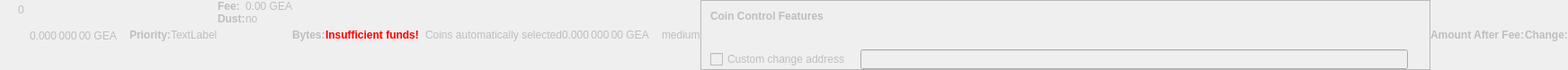
    <widget class="QWidget" name="dummyHideWidget" native="true">
     <property name="enabled">
      <bool>false</bool>
     </property>
     <property name="maximumSize">
      <size>
       <width>100</width>
       <height>22</height>
      </size>
     </property>
     <layout class="QHBoxLayout" name="dummyHideLayout">
      <property name="spacing">
       <number>0</number>
      </property>
      <property name="leftMargin">
       <number>0</number>
      </property>
      <property name="topMargin">
       <number>0</number>
      </property>
      <property name="rightMargin">
       <number>0</number>
      </property>
      <property name="bottomMargin">
       <number>0</number>
      </property>
      <item>
       <layout class="QFormLayout" name="formLayoutCoinControl1">
        <property name="horizontalSpacing">
         <number>10</number>
        </property>
        <property name="verticalSpacing">
         <number>14</number>
        </property>
        <property name="leftMargin">
         <number>10</number>
        </property>
        <property name="topMargin">
         <number>4</number>
        </property>
        <property name="rightMargin">
         <number>6</number>
        </property>
        <item row="0" column="1">
         <widget class="QLabel" name="labelCoinControlBytes">
          <property name="cursor">
           <cursorShape>IBeamCursor</cursorShape>
          </property>
          <property name="contextMenuPolicy">
           <enum>Qt::ActionsContextMenu</enum>
          </property>
          <property name="text">
           <string notr="true">0</string>
          </property>
          <property name="textInteractionFlags">
           <set>Qt::LinksAccessibleByMouse|Qt::TextSelectableByKeyboard|Qt::TextSelectableByMouse</set>
          </property>
         </widget>
        </item>
       </layout>
      </item>
      <item>
       <widget class="QLabel" name="labelCoinControlAfterFee">
        <property name="enabled">
         <bool>false</bool>
        </property>
        <property name="sizePolicy">
         <sizepolicy hsizetype="Fixed" vsizetype="Fixed">
          <horstretch>0</horstretch>
          <verstretch>0</verstretch>
         </sizepolicy>
        </property>
        <property name="minimumSize">
         <size>
          <width>111</width>
          <height>12</height>
         </size>
        </property>
        <property name="maximumSize">
         <size>
          <width>111</width>
          <height>12</height>
         </size>
        </property>
        <property name="cursor">
         <cursorShape>IBeamCursor</cursorShape>
        </property>
        <property name="contextMenuPolicy">
         <enum>Qt::ActionsContextMenu</enum>
        </property>
        <property name="text">
         <string notr="true">0.000 000 00 GEA</string>
        </property>
        <property name="textInteractionFlags">
         <set>Qt::LinksAccessibleByMouse|Qt::TextSelectableByKeyboard|Qt::TextSelectableByMouse</set>
        </property>
       </widget>
      </item>
      <item>
       <widget class="QLabel" name="labelCoinControlPriorityText">
        <property name="enabled">
         <bool>false</bool>
        </property>
        <property name="font">
         <font>
          <weight>75</weight>
          <bold>true</bold>
         </font>
        </property>
        <property name="text">
         <string>Priority:</string>
        </property>
       </widget>
      </item>
      <item>
       <layout class="QHBoxLayout" name="horizontalLayout">
        <item>
         <widget class="QLabel" name="WarningLabel">
          <property name="text">
           <string>TextLabel</string>
          </property>
         </widget>
        </item>
       </layout>
      </item>
      <item>
       <layout class="QFormLayout" name="formLayoutCoinControl3">
        <property name="horizontalSpacing">
         <number>0</number>
        </property>
        <property name="verticalSpacing">
         <number>0</number>
        </property>
        <property name="leftMargin">
         <number>0</number>
        </property>
        <property name="topMargin">
         <number>0</number>
        </property>
        <property name="rightMargin">
         <number>0</number>
        </property>
        <item row="0" column="0">
         <widget class="QLabel" name="labelCoinControlFeeText">
          <property name="enabled">
           <bool>false</bool>
          </property>
          <property name="font">
           <font>
            <weight>75</weight>
            <bold>true</bold>
           </font>
          </property>
          <property name="text">
           <string>Fee:</string>
          </property>
          <property name="margin">
           <number>0</number>
          </property>
         </widget>
        </item>
        <item row="0" column="1">
         <widget class="QLabel" name="labelCoinControlFee">
          <property name="enabled">
           <bool>false</bool>
          </property>
          <property name="cursor">
           <cursorShape>IBeamCursor</cursorShape>
          </property>
          <property name="contextMenuPolicy">
           <enum>Qt::ActionsContextMenu</enum>
          </property>
          <property name="text">
           <string notr="true">0.00 GEA</string>
          </property>
          <property name="textInteractionFlags">
           <set>Qt::LinksAccessibleByMouse|Qt::TextSelectableByKeyboard|Qt::TextSelectableByMouse</set>
          </property>
         </widget>
        </item>
        <item row="1" column="0">
         <widget class="QLabel" name="labelCoinControlLowOutputText">
          <property name="enabled">
           <bool>false</bool>
          </property>
          <property name="font">
           <font>
            <weight>75</weight>
            <bold>true</bold>
           </font>
          </property>
          <property name="text">
           <string>Dust:</string>
          </property>
         </widget>
        </item>
        <item row="1" column="1">
         <widget class="QLabel" name="labelCoinControlLowOutput">
          <property name="enabled">
           <bool>false</bool>
          </property>
          <property name="cursor">
           <cursorShape>IBeamCursor</cursorShape>
          </property>
          <property name="contextMenuPolicy">
           <enum>Qt::ActionsContextMenu</enum>
          </property>
          <property name="text">
           <string>no</string>
          </property>
          <property name="textInteractionFlags">
           <set>Qt::LinksAccessibleByMouse|Qt::TextSelectableByKeyboard|Qt::TextSelectableByMouse</set>
          </property>
         </widget>
        </item>
       </layout>
      </item>
      <item>
       <widget class="QLabel" name="labelCoinControlBytesText">
        <property name="enabled">
         <bool>false</bool>
        </property>
        <property name="font">
         <font>
          <weight>75</weight>
          <bold>true</bold>
         </font>
        </property>
        <property name="text">
         <string>Bytes:</string>
        </property>
       </widget>
      </item>
      <item>
       <layout class="QFormLayout" name="formLayoutCoinControl2">
        <property name="horizontalSpacing">
         <number>0</number>
        </property>
        <property name="verticalSpacing">
         <number>0</number>
        </property>
        <property name="leftMargin">
         <number>0</number>
        </property>
        <property name="topMargin">
         <number>0</number>
        </property>
        <property name="rightMargin">
         <number>0</number>
        </property>
       </layout>
      </item>
      <item>
       <layout class="QHBoxLayout" name="horizontalLayoutCoinControl2">
        <property name="spacing">
         <number>0</number>
        </property>
        <property name="bottomMargin">
         <number>0</number>
        </property>
       </layout>
      </item>
      <item>
       <widget class="QLabel" name="labelCoinControlInsuffFunds">
        <property name="enabled">
         <bool>false</bool>
        </property>
        <property name="minimumSize">
         <size>
          <width>0</width>
          <height>0</height>
         </size>
        </property>
        <property name="font">
         <font>
          <weight>75</weight>
          <bold>true</bold>
         </font>
        </property>
        <property name="styleSheet">
         <string notr="true">color:red;font-weight:bold;</string>
        </property>
        <property name="text">
         <string>Insufficient funds!</string>
        </property>
        <property name="margin">
         <number>5</number>
        </property>
       </widget>
      </item>
      <item>
       <layout class="QFormLayout" name="formLayoutCoinControl4">
        <property name="horizontalSpacing">
         <number>0</number>
        </property>
        <property name="verticalSpacing">
         <number>0</number>
        </property>
        <property name="leftMargin">
         <number>0</number>
        </property>
        <property name="topMargin">
         <number>0</number>
        </property>
        <property name="rightMargin">
         <number>0</number>
        </property>
       </layout>
      </item>
      <item>
       <widget class="QLabel" name="labelCoinControlChangeLabel">
        <property name="enabled">
         <bool>false</bool>
        </property>
        <property name="sizePolicy">
         <sizepolicy hsizetype="Preferred" vsizetype="Expanding">
          <horstretch>0</horstretch>
          <verstretch>0</verstretch>
         </sizepolicy>
        </property>
        <property name="minimumSize">
         <size>
          <width>0</width>
          <height>0</height>
         </size>
        </property>
        <property name="text">
         <string/>
        </property>
        <property name="margin">
         <number>3</number>
        </property>
       </widget>
      </item>
      <item>
       <widget class="QLabel" name="labelCoinControlAutomaticallySelected">
        <property name="enabled">
         <bool>false</bool>
        </property>
        <property name="sizePolicy">
         <sizepolicy hsizetype="Fixed" vsizetype="Fixed">
          <horstretch>0</horstretch>
          <verstretch>0</verstretch>
         </sizepolicy>
        </property>
        <property name="minimumSize">
         <size>
          <width>0</width>
          <height>0</height>
         </size>
        </property>
        <property name="maximumSize">
         <size>
          <width>240</width>
          <height>16777215</height>
         </size>
        </property>
        <property name="text">
         <string>Coins automatically selected</string>
        </property>
        <property name="margin">
         <number>5</number>
        </property>
       </widget>
      </item>
      <item>
       <widget class="QLabel" name="labelCoinControlChange">
        <property name="enabled">
         <bool>false</bool>
        </property>
        <property name="sizePolicy">
         <sizepolicy hsizetype="Fixed" vsizetype="Fixed">
          <horstretch>0</horstretch>
          <verstretch>0</verstretch>
         </sizepolicy>
        </property>
        <property name="minimumSize">
         <size>
          <width>111</width>
          <height>0</height>
         </size>
        </property>
        <property name="maximumSize">
         <size>
          <width>111</width>
          <height>16777215</height>
         </size>
        </property>
        <property name="cursor">
         <cursorShape>IBeamCursor</cursorShape>
        </property>
        <property name="contextMenuPolicy">
         <enum>Qt::ActionsContextMenu</enum>
        </property>
        <property name="text">
         <string notr="true">0.000 000 00 GEA</string>
        </property>
        <property name="textInteractionFlags">
         <set>Qt::LinksAccessibleByMouse|Qt::TextSelectableByKeyboard|Qt::TextSelectableByMouse</set>
        </property>
       </widget>
      </item>
      <item>
       <widget class="QLabel" name="labelCoinControlPriority">
        <property name="enabled">
         <bool>false</bool>
        </property>
        <property name="cursor">
         <cursorShape>IBeamCursor</cursorShape>
        </property>
        <property name="contextMenuPolicy">
         <enum>Qt::ActionsContextMenu</enum>
        </property>
        <property name="text">
         <string>medium</string>
        </property>
        <property name="textInteractionFlags">
         <set>Qt::LinksAccessibleByMouse|Qt::TextSelectableByKeyboard|Qt::TextSelectableByMouse</set>
        </property>
       </widget>
      </item>
      <item>
       <widget class="QFrame" name="frameCoinControl">
        <property name="sizePolicy">
         <sizepolicy hsizetype="Expanding" vsizetype="Expanding">
          <horstretch>0</horstretch>
          <verstretch>0</verstretch>
         </sizepolicy>
        </property>
        <property name="maximumSize">
         <size>
          <width>16777215</width>
          <height>16777215</height>
         </size>
        </property>
        <property name="frameShape">
         <enum>QFrame::StyledPanel</enum>
        </property>
        <property name="frameShadow">
         <enum>QFrame::Sunken</enum>
        </property>
        <layout class="QVBoxLayout" name="verticalLayoutCoinControl2_2">
         <property name="spacing">
          <number>0</number>
         </property>
         <property name="leftMargin">
          <number>0</number>
         </property>
         <property name="topMargin">
          <number>0</number>
         </property>
         <property name="rightMargin">
          <number>0</number>
         </property>
         <property name="bottomMargin">
          <number>0</number>
         </property>
         <item>
          <layout class="QVBoxLayout" name="verticalLayoutCoinControl" stretch="0,0,0,1">
           <property name="spacing">
            <number>0</number>
           </property>
           <property name="leftMargin">
            <number>10</number>
           </property>
           <property name="topMargin">
            <number>10</number>
           </property>
           <item>
            <layout class="QHBoxLayout" name="horizontalLayoutCoinControl1">
             <property name="bottomMargin">
              <number>15</number>
             </property>
             <item>
              <widget class="QLabel" name="labelCoinControlFeatures">
               <property name="enabled">
                <bool>false</bool>
               </property>
               <property name="sizePolicy">
                <sizepolicy hsizetype="Preferred" vsizetype="Maximum">
                 <horstretch>0</horstretch>
                 <verstretch>0</verstretch>
                </sizepolicy>
               </property>
               <property name="font">
                <font>
                 <weight>75</weight>
                 <bold>true</bold>
                </font>
               </property>
               <property name="styleSheet">
                <string notr="true">font-weight:bold;</string>
               </property>
               <property name="text">
                <string>Coin Control Features</string>
               </property>
              </widget>
             </item>
            </layout>
           </item>
           <item>
            <widget class="QWidget" name="widgetCoinControl" native="true">
             <property name="sizePolicy">
              <sizepolicy hsizetype="Preferred" vsizetype="Preferred">
               <horstretch>0</horstretch>
               <verstretch>0</verstretch>
              </sizepolicy>
             </property>
             <property name="minimumSize">
              <size>
               <width>0</width>
               <height>0</height>
              </size>
             </property>
             <property name="styleSheet">
              <string notr="true"/>
             </property>
             <layout class="QHBoxLayout" name="horizontalLayoutCoinControl5_2">
              <property name="leftMargin">
               <number>0</number>
              </property>
              <property name="topMargin">
               <number>0</number>
              </property>
              <property name="rightMargin">
               <number>0</number>
              </property>
              <property name="bottomMargin">
               <number>0</number>
              </property>
              <item>
               <layout class="QHBoxLayout" name="horizontalLayoutCoinControl3">
                <property name="spacing">
                 <number>20</number>
                </property>
                <property name="topMargin">
                 <number>0</number>
                </property>
                <property name="bottomMargin">
                 <number>10</number>
                </property>
               </layout>
              </item>
             </layout>
            </widget>
           </item>
           <item>
            <layout class="QHBoxLayout" name="horizontalLayoutCoinControl4" stretch="0,0,0">
             <property name="spacing">
              <number>12</number>
             </property>
             <property name="sizeConstraint">
              <enum>QLayout::SetDefaultConstraint</enum>
             </property>
             <property name="topMargin">
              <number>5</number>
             </property>
             <property name="rightMargin">
              <number>5</number>
             </property>
             <item>
              <widget class="QCheckBox" name="checkBoxCoinControlChange">
               <property name="enabled">
                <bool>false</bool>
               </property>
               <property name="toolTip">
                <string>If this is activated, but the change address is empty or invalid, change will be sent to a newly generated address.</string>
               </property>
               <property name="text">
                <string>Custom change address</string>
               </property>
              </widget>
             </item>
             <item>
              <widget class="QValidatedLineEdit" name="lineEditCoinControlChange">
               <property name="enabled">
                <bool>false</bool>
               </property>
               <property name="sizePolicy">
                <sizepolicy hsizetype="Expanding" vsizetype="Fixed">
                 <horstretch>0</horstretch>
                 <verstretch>0</verstretch>
                </sizepolicy>
               </property>
              </widget>
             </item>
             <item>
              <widget class="QLabel" name="labelCoinControlChangeLabel_2">
               <property name="sizePolicy">
                <sizepolicy hsizetype="Preferred" vsizetype="Expanding">
                 <horstretch>0</horstretch>
                 <verstretch>0</verstretch>
                </sizepolicy>
               </property>
               <property name="minimumSize">
                <size>
                 <width>0</width>
                 <height>0</height>
                </size>
               </property>
               <property name="text">
                <string/>
               </property>
               <property name="margin">
                <number>3</number>
               </property>
              </widget>
             </item>
            </layout>
           </item>
           <item>
            <spacer name="verticalSpacerCoinControl">
             <property name="orientation">
              <enum>Qt::Vertical</enum>
             </property>
             <property name="sizeHint" stdset="0">
              <size>
               <width>800</width>
               <height>1</height>
              </size>
             </property>
            </spacer>
           </item>
          </layout>
         </item>
        </layout>
       </widget>
      </item>
      <item>
       <widget class="QLabel" name="labelCoinControlAfterFeeText">
        <property name="enabled">
         <bool>false</bool>
        </property>
        <property name="minimumSize">
         <size>
          <width>0</width>
          <height>0</height>
         </size>
        </property>
        <property name="maximumSize">
         <size>
          <width>16777215</width>
          <height>16777215</height>
         </size>
        </property>
        <property name="font">
         <font>
          <weight>75</weight>
          <bold>true</bold>
         </font>
        </property>
        <property name="text">
         <string>Amount After Fee:</string>
        </property>
        <property name="alignment">
         <set>Qt::AlignLeading|Qt::AlignLeft|Qt::AlignVCenter</set>
        </property>
        <property name="margin">
         <number>0</number>
        </property>
       </widget>
      </item>
      <item>
       <widget class="QLabel" name="labelCoinControlChangeText">
        <property name="enabled">
         <bool>false</bool>
        </property>
        <property name="sizePolicy">
         <sizepolicy hsizetype="Preferred" vsizetype="Preferred">
          <horstretch>0</horstretch>
          <verstretch>0</verstretch>
         </sizepolicy>
        </property>
        <property name="minimumSize">
         <size>
          <width>0</width>
          <height>0</height>
         </size>
        </property>
        <property name="maximumSize">
         <size>
          <width>16777215</width>
          <height>16777215</height>
         </size>
        </property>
        <property name="font">
         <font>
          <weight>75</weight>
          <bold>true</bold>
         </font>
        </property>
        <property name="text">
         <string>Change:</string>
        </property>
        <property name="alignment">
         <set>Qt::AlignLeading|Qt::AlignLeft|Qt::AlignVCenter</set>
        </property>
       </widget>
      </item>
     </layout>
    </widget>
